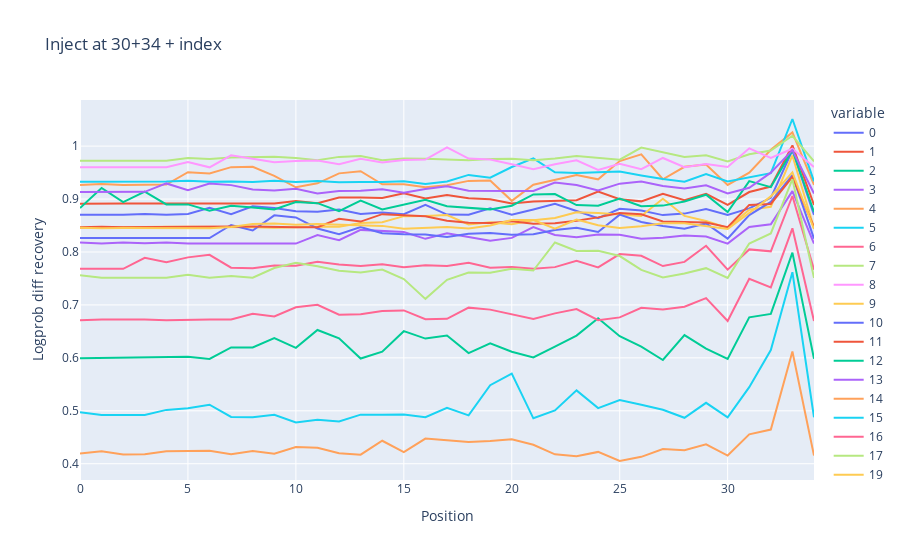
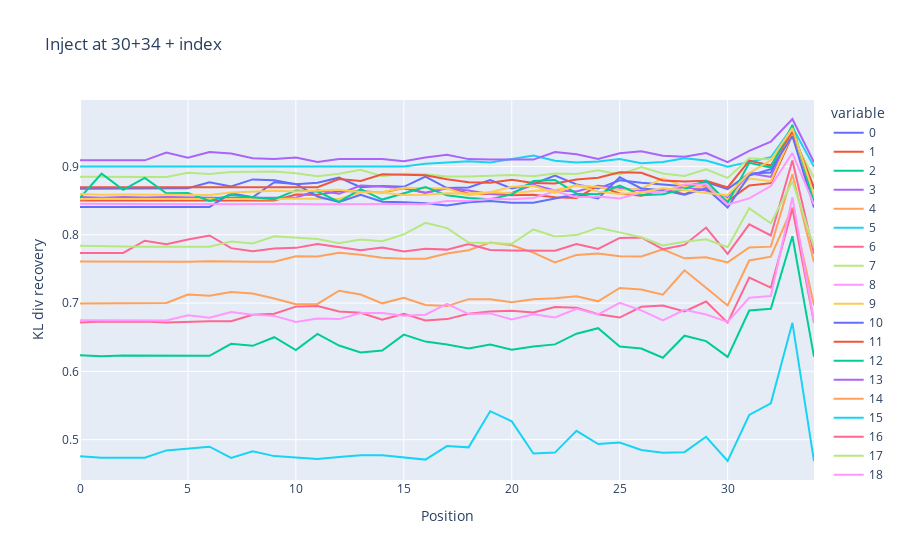

The notebook cell saved with these charts, in order:
### Markdown cell above
### Inject 30+34 + one other pos

### Code cell
one_30_34_masks = t.eye(input_tokens.shape[1]).bool()
one_30_34_masks[:, 30] = True
one_30_34_masks[:, 34] = True
lpd_recoveries = get_recoveries_per_mask(one_30_34_masks, get_logprob_diff_recovery)
kld_recoveries = get_recoveries_per_mask(one_30_34_masks, get_kl_div_recovery)

title = "Inject at 30+34 + index"
fig = px.line(lpd_recoveries, title=title)
fig.update_layout(
    xaxis_title="Position",
    yaxis_title="Logprob diff recovery",
)
# Hide outlier batch
fig.for_each_trace(lambda trace: trace.update(visible=False) if trace.name == "18" else ())
fig.show()

fig = px.line(kld_recoveries, title=title)
fig.update_layout(
    xaxis_title="Position",
    yaxis_title="KL div recovery",
)

### Figure 1 — Plotly figure (JSON) as saved in the notebook; plotly's stock layout.template omitted (floating-point values rounded to 4 significant figures)
{"data": [{"hovertemplate": "variable=0<br>index=%{x}<br>value=%{y}<extra></extra>", "legendgroup": "0", "line": {"color": "#636efa", "dash": "solid"}, "marker": {"symbol": "circle"}, "mode": "lines", "name": "0", "orientation": "v", "showlegend": true, "type": "scatter", "x": [0, 1, 2, 3, 4, 5, 6, 7, 8, 9, 10, 11, 12, 13, 14, 15, 16, 17, 18, 19, 20, 21, 22, 23, 24, 25, 26, 27, 28, 29, 30, 31, 32, 33, 34], "xaxis": "x", "y": [0.8703, 0.8704, 0.8702, 0.8718, 0.8705, 0.8719, 0.8835, 0.8712, 0.8862, 0.8829, 0.8768, 0.8762, 0.88, 0.8716, 0.8747, 0.8715, 0.8889, 0.8707, 0.8703, 0.8825, 0.8703, 0.8804, 0.8911, 0.8775, 0.864, 0.8816, 0.8785, 0.8697, 0.8725, 0.881, 0.8701, 0.8824, 0.9024, 0.9921, 0.8701], "yaxis": "y"}, {"hovertemplate": "variable=1<br>index=%{x}<br>value=%{y}<extra></extra>", "legendgroup": "1", "line": {"color": "#EF553B", "dash": "solid"}, "marker": {"symbol": "circle"}, "mode": "lines", "name": "1", "orientation": "v", "showlegend": true, "type": "scatter", "x": [0, 1, 2, 3, 4, 5, 6, 7, 8, 9, 10, 11, 12, 13, 14, 15, 16, 17, 18, 19, 20, 21, 22, 23, 24, 25, 26, 27, 28, 29, 30, 31, 32, 33, 34], "xaxis": "x", "y": [0.8911, 0.8921, 0.8917, 0.8917, 0.8915, 0.8917, 0.8917, 0.8914, 0.8917, 0.8917, 0.8965, 0.8921, 0.9029, 0.9028, 0.9019, 0.911, 0.901, 0.9076, 0.9014, 0.8996, 0.8916, 0.8952, 0.8958, 0.8978, 0.914, 0.8996, 0.8956, 0.9101, 0.898, 0.91, 0.8888, 0.9132, 0.9236, 1.001, 0.8888], "yaxis": "y"}, {"hovertemplate": "variable=2<br>index=%{x}<br>value=%{y}<extra></extra>", "legendgroup": "2", "line": {"color": "#00cc96", "dash": "solid"}, "marker": {"symbol": "circle"}, "mode": "lines", "name": "2", "orientation": "v", "showlegend": true, "type": "scatter", "x": [0, 1, 2, 3, 4, 5, 6, 7, 8, 9, 10, 11, 12, 13, 14, 15, 16, 17, 18, 19, 20, 21, 22, 23, 24, 25, 26, 27, 28, 29, 30, 31, 32, 33, 34], "xaxis": "x", "y": [0.5993, 0.5997, 0.6005, 0.6005, 0.6006, 0.6022, 0.598, 0.6196, 0.6198, 0.6374, 0.6189, 0.6527, 0.6368, 0.5987, 0.6118, 0.6504, 0.6364, 0.6422, 0.609, 0.6275, 0.6117, 0.6008, 0.6212, 0.6421, 0.6748, 0.641, 0.6212, 0.596, 0.643, 0.6173, 0.5981, 0.6766, 0.683, 0.7989, 0.5981], "yaxis": "y"}, {"hovertemplate": "variable=3<br>index=%{x}<br>value=%{y}<extra></extra>", "legendgroup": "3", "line": {"color": "#ab63fa", "dash": "solid"}, "marker": {"symbol": "circle"}, "mode": "lines", "name": "3", "orientation": "v", "showlegend": true, "type": "scatter", "x": [0, 1, 2, 3, 4, 5, 6, 7, 8, 9, 10, 11, 12, 13, 14, 15, 16, 17, 18, 19, 20, 21, 22, 23, 24, 25, 26, 27, 28, 29, 30, 31, 32, 33, 34], "xaxis": "x", "y": [0.8177, 0.8159, 0.8178, 0.8164, 0.8178, 0.8159, 0.8161, 0.8161, 0.8162, 0.8159, 0.8159, 0.8319, 0.8222, 0.8418, 0.8394, 0.8379, 0.8249, 0.8352, 0.8282, 0.8213, 0.8266, 0.847, 0.8321, 0.8279, 0.833, 0.8323, 0.8251, 0.827, 0.8309, 0.8292, 0.8158, 0.8472, 0.8524, 0.915, 0.8158], "yaxis": "y"}, {"hovertemplate": "variable=4<br>index=%{x}<br>value=%{y}<extra></extra>", "legendgroup": "4", "line": {"color": "#FFA15A", "dash": "solid"}, "marker": {"symbol": "circle"}, "mode": "lines", "name": "4", "orientation": "v", "showlegend": true, "type": "scatter", "x": [0, 1, 2, 3, 4, 5, 6, 7, 8, 9, 10, 11, 12, 13, 14, 15, 16, 17, 18, 19, 20, 21, 22, 23, 24, 25, 26, 27, 28, 29, 30, 31, 32, 33, 34], "xaxis": "x", "y": [0.9265, 0.9284, 0.9266, 0.9263, 0.9274, 0.9506, 0.9484, 0.9603, 0.9608, 0.9438, 0.9222, 0.9297, 0.9485, 0.9526, 0.9278, 0.9279, 0.9221, 0.9261, 0.9343, 0.9349, 0.8966, 0.9271, 0.9357, 0.9454, 0.9372, 0.9717, 0.9845, 0.9374, 0.9609, 0.965, 0.9267, 0.9498, 0.993, 1.026, 0.9267], "yaxis": "y"}, {"hovertemplate": "variable=5<br>index=%{x}<br>value=%{y}<extra></extra>", "legendgroup": "5", "line": {"color": "#19d3f3", "dash": "solid"}, "marker": {"symbol": "circle"}, "mode": "lines", "name": "5", "orientation": "v", "showlegend": true, "type": "scatter", "x": [0, 1, 2, 3, 4, 5, 6, 7, 8, 9, 10, 11, 12, 13, 14, 15, 16, 17, 18, 19, 20, 21, 22, 23, 24, 25, 26, 27, 28, 29, 30, 31, 32, 33, 34], "xaxis": "x", "y": [0.9327, 0.9326, 0.9328, 0.9319, 0.9333, 0.9344, 0.9325, 0.9331, 0.9323, 0.9344, 0.9322, 0.9341, 0.9319, 0.932, 0.9321, 0.9338, 0.9287, 0.9333, 0.9456, 0.9404, 0.9605, 0.977, 0.9505, 0.9492, 0.9513, 0.9522, 0.9446, 0.9379, 0.9329, 0.9471, 0.9334, 0.9414, 0.9488, 1.051, 0.9334], "yaxis": "y"}, {"hovertemplate": "variable=6<br>index=%{x}<br>value=%{y}<extra></extra>", "legendgroup": "6", "line": {"color": "#FF6692", "dash": "solid"}, "marker": {"symbol": "circle"}, "mode": "lines", "name": "6", "orientation": "v", "showlegend": true, "type": "scatter", "x": [0, 1, 2, 3, 4, 5, 6, 7, 8, 9, 10, 11, 12, 13, 14, 15, 16, 17, 18, 19, 20, 21, 22, 23, 24, 25, 26, 27, 28, 29, 30, 31, 32, 33, 34], "xaxis": "x", "y": [0.6709, 0.6727, 0.6726, 0.6725, 0.6711, 0.6722, 0.6725, 0.6725, 0.6833, 0.6783, 0.6954, 0.7001, 0.6814, 0.6823, 0.6883, 0.6896, 0.6731, 0.6738, 0.6949, 0.6911, 0.6819, 0.6735, 0.684, 0.6922, 0.6712, 0.6765, 0.6946, 0.6913, 0.6966, 0.7128, 0.6697, 0.7493, 0.7332, 0.8447, 0.6697], "yaxis": "y"}, {"hovertemplate": "variable=7<br>index=%{x}<br>value=%{y}<extra></extra>", "legendgroup": "7", "line": {"color": "#B6E880", "dash": "solid"}, "marker": {"symbol": "circle"}, "mode": "lines", "name": "7", "orientation": "v", "showlegend": true, "type": "scatter", "x": [0, 1, 2, 3, 4, 5, 6, 7, 8, 9, 10, 11, 12, 13, 14, 15, 16, 17, 18, 19, 20, 21, 22, 23, 24, 25, 26, 27, 28, 29, 30, 31, 32, 33, 34], "xaxis": "x", "y": [0.9724, 0.9726, 0.9724, 0.9725, 0.9725, 0.9777, 0.9755, 0.9787, 0.9797, 0.9798, 0.9775, 0.9731, 0.9797, 0.9813, 0.9733, 0.9768, 0.9761, 0.9749, 0.9734, 0.9756, 0.9761, 0.9734, 0.9766, 0.9814, 0.9786, 0.9744, 0.9971, 0.9876, 0.9793, 0.9827, 0.9711, 0.9847, 0.9915, 1.02, 0.9711], "yaxis": "y"}, {"hovertemplate": "variable=8<br>index=%{x}<br>value=%{y}<extra></extra>", "legendgroup": "8", "line": {"color": "#FF97FF", "dash": "solid"}, "marker": {"symbol": "circle"}, "mode": "lines", "name": "8", "orientation": "v", "showlegend": true, "type": "scatter", "x": [0, 1, 2, 3, 4, 5, 6, 7, 8, 9, 10, 11, 12, 13, 14, 15, 16, 17, 18, 19, 20, 21, 22, 23, 24, 25, 26, 27, 28, 29, 30, 31, 32, 33, 34], "xaxis": "x", "y": [0.9601, 0.9601, 0.9601, 0.96, 0.9601, 0.97, 0.96, 0.9826, 0.9764, 0.9696, 0.9721, 0.9726, 0.9657, 0.9761, 0.9692, 0.9738, 0.9745, 0.9977, 0.9764, 0.9746, 0.9658, 0.9562, 0.9657, 0.9731, 0.9549, 0.9665, 0.9563, 0.9776, 0.96, 0.9663, 0.9605, 0.9959, 0.9776, 0.9951, 0.9605], "yaxis": "y"}, {"hovertemplate": "variable=9<br>index=%{x}<br>value=%{y}<extra></extra>", "legendgroup": "9", "line": {"color": "#FECB52", "dash": "solid"}, "marker": {"symbol": "circle"}, "mode": "lines", "name": "9", "orientation": "v", "showlegend": true, "type": "scatter", "x": [0, 1, 2, 3, 4, 5, 6, 7, 8, 9, 10, 11, 12, 13, 14, 15, 16, 17, 18, 19, 20, 21, 22, 23, 24, 25, 26, 27, 28, 29, 30, 31, 32, 33, 34], "xaxis": "x", "y": [0.8459, 0.8467, 0.8465, 0.8475, 0.8476, 0.8475, 0.8476, 0.8477, 0.8466, 0.846, 0.847, 0.8475, 0.8477, 0.8547, 0.856, 0.8677, 0.8679, 0.8698, 0.852, 0.8561, 0.8524, 0.8599, 0.8643, 0.8749, 0.8738, 0.8714, 0.8678, 0.9004, 0.8681, 0.8587, 0.8453, 0.8798, 0.8853, 0.9823, 0.8453], "yaxis": "y"}, {"hovertemplate": "variable=10<br>index=%{x}<br>value=%{y}<extra></extra>", "legendgroup": "10", "line": {"color": "#636efa", "dash": "solid"}, "marker": {"symbol": "circle"}, "mode": "lines", "name": "10", "orientation": "v", "showlegend": true, "type": "scatter", "x": [0, 1, 2, 3, 4, 5, 6, 7, 8, 9, 10, 11, 12, 13, 14, 15, 16, 17, 18, 19, 20, 21, 22, 23, 24, 25, 26, 27, 28, 29, 30, 31, 32, 33, 34], "xaxis": "x", "y": [0.8265, 0.8265, 0.8264, 0.8263, 0.8264, 0.8265, 0.8264, 0.851, 0.8405, 0.8693, 0.8654, 0.8444, 0.8337, 0.8471, 0.8355, 0.8334, 0.8329, 0.8283, 0.8345, 0.8358, 0.8325, 0.8336, 0.8414, 0.8458, 0.8378, 0.8705, 0.8565, 0.8491, 0.8439, 0.854, 0.8253, 0.8697, 0.8945, 0.9452, 0.8253], "yaxis": "y"}, {"hovertemplate": "variable=11<br>index=%{x}<br>value=%{y}<extra></extra>", "legendgroup": "11", "line": {"color": "#EF553B", "dash": "solid"}, "marker": {"symbol": "circle"}, "mode": "lines", "name": "11", "orientation": "v", "showlegend": true, "type": "scatter", "x": [0, 1, 2, 3, 4, 5, 6, 7, 8, 9, 10, 11, 12, 13, 14, 15, 16, 17, 18, 19, 20, 21, 22, 23, 24, 25, 26, 27, 28, 29, 30, 31, 32, 33, 34], "xaxis": "x", "y": [0.8469, 0.8477, 0.8469, 0.8469, 0.8469, 0.8469, 0.8469, 0.848, 0.848, 0.8471, 0.8469, 0.8469, 0.8626, 0.8574, 0.8715, 0.8696, 0.8675, 0.859, 0.8553, 0.8549, 0.8582, 0.8535, 0.8542, 0.8591, 0.8654, 0.8737, 0.8713, 0.8576, 0.8562, 0.8557, 0.8469, 0.8889, 0.8908, 0.9418, 0.8469], "yaxis": "y"}, {"hovertemplate": "variable=12<br>index=%{x}<br>value=%{y}<extra></extra>", "legendgroup": "12", "line": {"color": "#00cc96", "dash": "solid"}, "marker": {"symbol": "circle"}, "mode": "lines", "name": "12", "orientation": "v", "showlegend": true, "type": "scatter", "x": [0, 1, 2, 3, 4, 5, 6, 7, 8, 9, 10, 11, 12, 13, 14, 15, 16, 17, 18, 19, 20, 21, 22, 23, 24, 25, 26, 27, 28, 29, 30, 31, 32, 33, 34], "xaxis": "x", "y": [0.8829, 0.9209, 0.8941, 0.9139, 0.8899, 0.8899, 0.878, 0.8875, 0.8841, 0.8804, 0.8945, 0.8922, 0.8769, 0.8971, 0.8805, 0.8889, 0.8987, 0.8863, 0.8828, 0.8805, 0.8874, 0.9087, 0.9094, 0.8886, 0.8874, 0.9009, 0.8864, 0.8876, 0.8953, 0.9083, 0.8756, 0.9338, 0.9225, 0.9927, 0.8756], "yaxis": "y"}, {"hovertemplate": "variable=13<br>index=%{x}<br>value=%{y}<extra></extra>", "legendgroup": "13", "line": {"color": "#ab63fa", "dash": "solid"}, "marker": {"symbol": "circle"}, "mode": "lines", "name": "13", "orientation": "v", "showlegend": true, "type": "scatter", "x": [0, 1, 2, 3, 4, 5, 6, 7, 8, 9, 10, 11, 12, 13, 14, 15, 16, 17, 18, 19, 20, 21, 22, 23, 24, 25, 26, 27, 28, 29, 30, 31, 32, 33, 34], "xaxis": "x", "y": [0.9134, 0.9135, 0.9136, 0.9136, 0.9295, 0.9169, 0.9292, 0.9263, 0.9181, 0.916, 0.9194, 0.9106, 0.9152, 0.9158, 0.9184, 0.9118, 0.9188, 0.924, 0.9159, 0.915, 0.915, 0.9152, 0.9312, 0.9265, 0.916, 0.9291, 0.9331, 0.9246, 0.9198, 0.926, 0.9105, 0.9214, 0.9499, 0.9924, 0.9105], "yaxis": "y"}, {"hovertemplate": "variable=14<br>index=%{x}<br>value=%{y}<extra></extra>", "legendgroup": "14", "line": {"color": "#FFA15A", "dash": "solid"}, "marker": {"symbol": "circle"}, "mode": "lines", "name": "14", "orientation": "v", "showlegend": true, "type": "scatter", "x": [0, 1, 2, 3, 4, 5, 6, 7, 8, 9, 10, 11, 12, 13, 14, 15, 16, 17, 18, 19, 20, 21, 22, 23, 24, 25, 26, 27, 28, 29, 30, 31, 32, 33, 34], "xaxis": "x", "y": [0.4194, 0.4234, 0.4177, 0.4179, 0.4235, 0.4238, 0.4243, 0.4179, 0.424, 0.4188, 0.4316, 0.4302, 0.4196, 0.4171, 0.4434, 0.4219, 0.4476, 0.4441, 0.4412, 0.4429, 0.4462, 0.4358, 0.4177, 0.4143, 0.4223, 0.4051, 0.413, 0.4278, 0.4255, 0.4366, 0.4154, 0.4554, 0.4645, 0.612, 0.4154], "yaxis": "y"}, {"hovertemplate": "variable=15<br>index=%{x}<br>value=%{y}<extra></extra>", "legendgroup": "15", "line": {"color": "#19d3f3", "dash": "solid"}, "marker": {"symbol": "circle"}, "mode": "lines", "name": "15", "orientation": "v", "showlegend": true, "type": "scatter", "x": [0, 1, 2, 3, 4, 5, 6, 7, 8, 9, 10, 11, 12, 13, 14, 15, 16, 17, 18, 19, 20, 21, 22, 23, 24, 25, 26, 27, 28, 29, 30, 31, 32, 33, 34], "xaxis": "x", "y": [0.4972, 0.4921, 0.4922, 0.4921, 0.5017, 0.505, 0.5115, 0.4885, 0.4877, 0.4926, 0.4779, 0.4831, 0.4798, 0.4927, 0.4925, 0.493, 0.4877, 0.5057, 0.4913, 0.5483, 0.5704, 0.4858, 0.5008, 0.5386, 0.5051, 0.5201, 0.5113, 0.5021, 0.4867, 0.5151, 0.4878, 0.5447, 0.6147, 0.7619, 0.4878], "yaxis": "y"}, {"hovertemplate": "variable=16<br>index=%{x}<br>value=%{y}<extra></extra>", "legendgroup": "16", "line": {"color": "#FF6692", "dash": "solid"}, "marker": {"symbol": "circle"}, "mode": "lines", "name": "16", "orientation": "v", "showlegend": true, "type": "scatter", "x": [0, 1, 2, 3, 4, 5, 6, 7, 8, 9, 10, 11, 12, 13, 14, 15, 16, 17, 18, 19, 20, 21, 22, 23, 24, 25, 26, 27, 28, 29, 30, 31, 32, 33, 34], "xaxis": "x", "y": [0.7682, 0.7683, 0.7682, 0.7891, 0.7809, 0.7898, 0.7947, 0.7703, 0.7694, 0.7745, 0.7742, 0.7817, 0.7765, 0.7734, 0.777, 0.771, 0.7749, 0.7738, 0.7796, 0.7701, 0.7718, 0.7686, 0.7714, 0.7834, 0.771, 0.796, 0.7927, 0.7734, 0.7813, 0.8117, 0.7666, 0.8049, 0.8012, 0.9058, 0.7666], "yaxis": "y"}, {"hovertemplate": "variable=17<br>index=%{x}<br>value=%{y}<extra></extra>", "legendgroup": "17", "line": {"color": "#B6E880", "dash": "solid"}, "marker": {"symbol": "circle"}, "mode": "lines", "name": "17", "orientation": "v", "showlegend": true, "type": "scatter", "x": [0, 1, 2, 3, 4, 5, 6, 7, 8, 9, 10, 11, 12, 13, 14, 15, 16, 17, 18, 19, 20, 21, 22, 23, 24, 25, 26, 27, 28, 29, 30, 31, 32, 33, 34], "xaxis": "x", "y": [0.7563, 0.7512, 0.7513, 0.7513, 0.7514, 0.7571, 0.7514, 0.7545, 0.7515, 0.7697, 0.7796, 0.773, 0.7647, 0.7614, 0.7668, 0.7487, 0.7114, 0.7474, 0.7613, 0.7607, 0.7682, 0.765, 0.818, 0.802, 0.8024, 0.7923, 0.7661, 0.7519, 0.7594, 0.7694, 0.7511, 0.8161, 0.835, 0.9376, 0.7511], "yaxis": "y"}, {"hovertemplate": "variable=18<br>index=%{x}<br>value=%{y}<extra></extra>", "legendgroup": "18", "line": {"color": "#FF97FF", "dash": "solid"}, "marker": {"symbol": "circle"}, "mode": "lines", "name": "18", "orientation": "v", "showlegend": true, "type": "scatter", "visible": false, "x": [0, 1, 2, 3, 4, 5, 6, 7, 8, 9, 10, 11, 12, 13, 14, 15, 16, 17, 18, 19, 20, 21, 22, 23, 24, 25, 26, 27, 28, 29, 30, 31, 32, 33, 34], "xaxis": "x", "y": [-14.05, -13.97, -14.02, -13.91, -13.93, -13.91, -13.94, -14.06, -13.97, -14.03, -14.0, -13.97, -14.07, -13.94, -13.94, -14.06, -13.91, -14.32, -13.97, -14.61, -14.79, -15.58, -12.78, -16.27, -15.15, -15.01, -15.56, -16.58, -14.72, -15.66, -13.93, -15.05, -11.93, -4.673, -13.93], "yaxis": "y"}, {"hovertemplate": "variable=19<br>index=%{x}<br>value=%{y}<extra></extra>", "legendgroup": "19", "line": {"color": "#FECB52", "dash": "solid"}, "marker": {"symbol": "circle"}, "mode": "lines", "name": "19", "orientation": "v", "showlegend": true, "type": "scatter", "x": [0, 1, 2, 3, 4, 5, 6, 7, 8, 9, 10, 11, 12, 13, 14, 15, 16, 17, 18, 19, 20, 21, 22, 23, 24, 25, 26, 27, 28, 29, 30, 31, 32, 33, 34], "xaxis": "x", "y": [0.8457, 0.8446, 0.8451, 0.845, 0.8443, 0.8452, 0.845, 0.8474, 0.853, 0.8536, 0.8512, 0.853, 0.8521, 0.8499, 0.8493, 0.8438, 0.8451, 0.8472, 0.8443, 0.8499, 0.8605, 0.8604, 0.8441, 0.8614, 0.8506, 0.8455, 0.8485, 0.8544, 0.8542, 0.8485, 0.8435, 0.8736, 0.905, 0.9504, 0.8435], "yaxis": "y"}], "layout": {"legend": {"title": {"text": "variable"}, "tracegroupgap": 0}, "title": {"text": "Inject at 30+34 + index"}, "xaxis": {"anchor": "y", "domain": [0, 1], "title": {"text": "Position"}}, "yaxis": {"anchor": "x", "domain": [0, 1], "title": {"text": "Logprob diff recovery"}}}}

### Figure 2 — Plotly figure (JSON) as saved in the notebook; plotly's stock layout.template omitted (floating-point values rounded to 4 significant figures)
{"data": [{"hovertemplate": "variable=0<br>index=%{x}<br>value=%{y}<extra></extra>", "legendgroup": "0", "line": {"color": "#636efa", "dash": "solid"}, "marker": {"symbol": "circle"}, "mode": "lines", "name": "0", "orientation": "v", "showlegend": true, "type": "scatter", "x": [0, 1, 2, 3, 4, 5, 6, 7, 8, 9, 10, 11, 12, 13, 14, 15, 16, 17, 18, 19, 20, 21, 22, 23, 24, 25, 26, 27, 28, 29, 30, 31, 32, 33, 34], "xaxis": "x", "y": [0.8675, 0.8675, 0.8674, 0.8681, 0.8675, 0.8681, 0.8768, 0.8706, 0.8811, 0.8799, 0.8741, 0.8763, 0.8836, 0.8696, 0.8714, 0.8702, 0.8852, 0.8684, 0.8691, 0.8801, 0.8679, 0.8744, 0.8868, 0.8738, 0.8676, 0.8798, 0.8762, 0.8733, 0.8712, 0.8774, 0.867, 0.8897, 0.8912, 0.9484, 0.867], "yaxis": "y"}, {"hovertemplate": "variable=1<br>index=%{x}<br>value=%{y}<extra></extra>", "legendgroup": "1", "line": {"color": "#EF553B", "dash": "solid"}, "marker": {"symbol": "circle"}, "mode": "lines", "name": "1", "orientation": "v", "showlegend": true, "type": "scatter", "x": [0, 1, 2, 3, 4, 5, 6, 7, 8, 9, 10, 11, 12, 13, 14, 15, 16, 17, 18, 19, 20, 21, 22, 23, 24, 25, 26, 27, 28, 29, 30, 31, 32, 33, 34], "xaxis": "x", "y": [0.8502, 0.8503, 0.8504, 0.8504, 0.8502, 0.8504, 0.8504, 0.8503, 0.8504, 0.8504, 0.8589, 0.8587, 0.8637, 0.8638, 0.8618, 0.8686, 0.8616, 0.8688, 0.8604, 0.8598, 0.858, 0.8585, 0.8549, 0.854, 0.8716, 0.8606, 0.8572, 0.8666, 0.8592, 0.8727, 0.8492, 0.8723, 0.8756, 0.946, 0.8492], "yaxis": "y"}, {"hovertemplate": "variable=2<br>index=%{x}<br>value=%{y}<extra></extra>", "legendgroup": "2", "line": {"color": "#00cc96", "dash": "solid"}, "marker": {"symbol": "circle"}, "mode": "lines", "name": "2", "orientation": "v", "showlegend": true, "type": "scatter", "x": [0, 1, 2, 3, 4, 5, 6, 7, 8, 9, 10, 11, 12, 13, 14, 15, 16, 17, 18, 19, 20, 21, 22, 23, 24, 25, 26, 27, 28, 29, 30, 31, 32, 33, 34], "xaxis": "x", "y": [0.6234, 0.6221, 0.6232, 0.6231, 0.6231, 0.6238, 0.6227, 0.6402, 0.6374, 0.65, 0.6312, 0.6548, 0.6378, 0.6277, 0.6306, 0.6538, 0.6436, 0.6392, 0.6335, 0.6392, 0.6318, 0.6365, 0.6395, 0.6551, 0.6632, 0.6364, 0.6335, 0.6199, 0.6522, 0.6443, 0.6212, 0.6891, 0.6917, 0.7978, 0.6212], "yaxis": "y"}, {"hovertemplate": "variable=3<br>index=%{x}<br>value=%{y}<extra></extra>", "legendgroup": "3", "line": {"color": "#ab63fa", "dash": "solid"}, "marker": {"symbol": "circle"}, "mode": "lines", "name": "3", "orientation": "v", "showlegend": true, "type": "scatter", "x": [0, 1, 2, 3, 4, 5, 6, 7, 8, 9, 10, 11, 12, 13, 14, 15, 16, 17, 18, 19, 20, 21, 22, 23, 24, 25, 26, 27, 28, 29, 30, 31, 32, 33, 34], "xaxis": "x", "y": [0.8553, 0.8543, 0.8552, 0.8545, 0.8552, 0.8543, 0.8543, 0.8543, 0.8545, 0.8543, 0.8543, 0.8652, 0.86, 0.8722, 0.8708, 0.868, 0.8612, 0.868, 0.8649, 0.8598, 0.8611, 0.8732, 0.865, 0.8633, 0.8719, 0.8687, 0.8644, 0.8642, 0.87, 0.8647, 0.854, 0.8901, 0.8848, 0.9481, 0.854], "yaxis": "y"}, {"hovertemplate": "variable=4<br>index=%{x}<br>value=%{y}<extra></extra>", "legendgroup": "4", "line": {"color": "#FFA15A", "dash": "solid"}, "marker": {"symbol": "circle"}, "mode": "lines", "name": "4", "orientation": "v", "showlegend": true, "type": "scatter", "x": [0, 1, 2, 3, 4, 5, 6, 7, 8, 9, 10, 11, 12, 13, 14, 15, 16, 17, 18, 19, 20, 21, 22, 23, 24, 25, 26, 27, 28, 29, 30, 31, 32, 33, 34], "xaxis": "x", "y": [0.6992, 0.6996, 0.6992, 0.6996, 0.7, 0.7125, 0.7106, 0.716, 0.7141, 0.7066, 0.6983, 0.6987, 0.7181, 0.7124, 0.6996, 0.7078, 0.6971, 0.6956, 0.7058, 0.7057, 0.7012, 0.7056, 0.7071, 0.7101, 0.7025, 0.722, 0.7197, 0.7123, 0.7479, 0.7225, 0.6965, 0.7623, 0.768, 0.8399, 0.6965], "yaxis": "y"}, {"hovertemplate": "variable=5<br>index=%{x}<br>value=%{y}<extra></extra>", "legendgroup": "5", "line": {"color": "#19d3f3", "dash": "solid"}, "marker": {"symbol": "circle"}, "mode": "lines", "name": "5", "orientation": "v", "showlegend": true, "type": "scatter", "x": [0, 1, 2, 3, 4, 5, 6, 7, 8, 9, 10, 11, 12, 13, 14, 15, 16, 17, 18, 19, 20, 21, 22, 23, 24, 25, 26, 27, 28, 29, 30, 31, 32, 33, 34], "xaxis": "x", "y": [0.8999, 0.9002, 0.8999, 0.9, 0.9004, 0.9002, 0.9, 0.9, 0.8998, 0.9002, 0.9002, 0.9002, 0.8999, 0.9003, 0.9002, 0.9001, 0.9039, 0.9055, 0.9075, 0.9059, 0.9106, 0.916, 0.9083, 0.9057, 0.9074, 0.911, 0.9046, 0.9066, 0.9122, 0.9087, 0.8997, 0.9068, 0.9136, 0.9577, 0.8997], "yaxis": "y"}, {"hovertemplate": "variable=6<br>index=%{x}<br>value=%{y}<extra></extra>", "legendgroup": "6", "line": {"color": "#FF6692", "dash": "solid"}, "marker": {"symbol": "circle"}, "mode": "lines", "name": "6", "orientation": "v", "showlegend": true, "type": "scatter", "x": [0, 1, 2, 3, 4, 5, 6, 7, 8, 9, 10, 11, 12, 13, 14, 15, 16, 17, 18, 19, 20, 21, 22, 23, 24, 25, 26, 27, 28, 29, 30, 31, 32, 33, 34], "xaxis": "x", "y": [0.6716, 0.6731, 0.6727, 0.6729, 0.6716, 0.673, 0.6733, 0.6732, 0.683, 0.6845, 0.6948, 0.6958, 0.6876, 0.6857, 0.6757, 0.6842, 0.6746, 0.6765, 0.6842, 0.6876, 0.6888, 0.6861, 0.6942, 0.6931, 0.6835, 0.6788, 0.6946, 0.6964, 0.6878, 0.7023, 0.6713, 0.7375, 0.7225, 0.8382, 0.6713], "yaxis": "y"}, {"hovertemplate": "variable=7<br>index=%{x}<br>value=%{y}<extra></extra>", "legendgroup": "7", "line": {"color": "#B6E880", "dash": "solid"}, "marker": {"symbol": "circle"}, "mode": "lines", "name": "7", "orientation": "v", "showlegend": true, "type": "scatter", "x": [0, 1, 2, 3, 4, 5, 6, 7, 8, 9, 10, 11, 12, 13, 14, 15, 16, 17, 18, 19, 20, 21, 22, 23, 24, 25, 26, 27, 28, 29, 30, 31, 32, 33, 34], "xaxis": "x", "y": [0.8849, 0.8848, 0.8847, 0.8847, 0.8847, 0.891, 0.8891, 0.8919, 0.8921, 0.8925, 0.8902, 0.8856, 0.8894, 0.8952, 0.8857, 0.8893, 0.8885, 0.8855, 0.8853, 0.8868, 0.8876, 0.8858, 0.8896, 0.889, 0.8944, 0.8882, 0.8992, 0.8896, 0.8863, 0.8958, 0.8833, 0.9119, 0.9103, 0.9425, 0.8833], "yaxis": "y"}, {"hovertemplate": "variable=8<br>index=%{x}<br>value=%{y}<extra></extra>", "legendgroup": "8", "line": {"color": "#FF97FF", "dash": "solid"}, "marker": {"symbol": "circle"}, "mode": "lines", "name": "8", "orientation": "v", "showlegend": true, "type": "scatter", "x": [0, 1, 2, 3, 4, 5, 6, 7, 8, 9, 10, 11, 12, 13, 14, 15, 16, 17, 18, 19, 20, 21, 22, 23, 24, 25, 26, 27, 28, 29, 30, 31, 32, 33, 34], "xaxis": "x", "y": [0.675, 0.6748, 0.6745, 0.6745, 0.6745, 0.6823, 0.6786, 0.6868, 0.6827, 0.6812, 0.6724, 0.6772, 0.6765, 0.6854, 0.6853, 0.6815, 0.6829, 0.6989, 0.6839, 0.6849, 0.6761, 0.6836, 0.6789, 0.6916, 0.6834, 0.7003, 0.6893, 0.6746, 0.69, 0.6833, 0.6725, 0.7078, 0.7103, 0.8546, 0.6725], "yaxis": "y"}, {"hovertemplate": "variable=9<br>index=%{x}<br>value=%{y}<extra></extra>", "legendgroup": "9", "line": {"color": "#FECB52", "dash": "solid"}, "marker": {"symbol": "circle"}, "mode": "lines", "name": "9", "orientation": "v", "showlegend": true, "type": "scatter", "x": [0, 1, 2, 3, 4, 5, 6, 7, 8, 9, 10, 11, 12, 13, 14, 15, 16, 17, 18, 19, 20, 21, 22, 23, 24, 25, 26, 27, 28, 29, 30, 31, 32, 33, 34], "xaxis": "x", "y": [0.8521, 0.8528, 0.8522, 0.8526, 0.8526, 0.8526, 0.8525, 0.8525, 0.8522, 0.852, 0.8529, 0.8525, 0.8525, 0.8618, 0.8628, 0.8687, 0.8684, 0.8676, 0.858, 0.8622, 0.8607, 0.8642, 0.8656, 0.8722, 0.87, 0.8657, 0.8674, 0.8823, 0.8707, 0.8691, 0.8518, 0.8823, 0.8783, 0.9494, 0.8518], "yaxis": "y"}, {"hovertemplate": "variable=10<br>index=%{x}<br>value=%{y}<extra></extra>", "legendgroup": "10", "line": {"color": "#636efa", "dash": "solid"}, "marker": {"symbol": "circle"}, "mode": "lines", "name": "10", "orientation": "v", "showlegend": true, "type": "scatter", "x": [0, 1, 2, 3, 4, 5, 6, 7, 8, 9, 10, 11, 12, 13, 14, 15, 16, 17, 18, 19, 20, 21, 22, 23, 24, 25, 26, 27, 28, 29, 30, 31, 32, 33, 34], "xaxis": "x", "y": [0.8408, 0.8409, 0.8408, 0.8408, 0.8408, 0.8408, 0.8408, 0.8609, 0.855, 0.8769, 0.8744, 0.856, 0.8481, 0.8587, 0.8483, 0.8475, 0.8462, 0.8427, 0.8478, 0.8496, 0.8469, 0.8469, 0.8535, 0.8592, 0.8533, 0.8842, 0.8678, 0.8652, 0.8585, 0.8682, 0.8399, 0.8868, 0.896, 0.9447, 0.8399], "yaxis": "y"}, {"hovertemplate": "variable=11<br>index=%{x}<br>value=%{y}<extra></extra>", "legendgroup": "11", "line": {"color": "#EF553B", "dash": "solid"}, "marker": {"symbol": "circle"}, "mode": "lines", "name": "11", "orientation": "v", "showlegend": true, "type": "scatter", "x": [0, 1, 2, 3, 4, 5, 6, 7, 8, 9, 10, 11, 12, 13, 14, 15, 16, 17, 18, 19, 20, 21, 22, 23, 24, 25, 26, 27, 28, 29, 30, 31, 32, 33, 34], "xaxis": "x", "y": [0.8696, 0.87, 0.8696, 0.8696, 0.8696, 0.8696, 0.8696, 0.8704, 0.8704, 0.8699, 0.8696, 0.8696, 0.8817, 0.8787, 0.8887, 0.8875, 0.8871, 0.8812, 0.877, 0.8763, 0.8806, 0.8759, 0.8751, 0.8809, 0.8835, 0.8916, 0.8909, 0.8795, 0.8779, 0.879, 0.8692, 0.9086, 0.9014, 0.9508, 0.8692], "yaxis": "y"}, {"hovertemplate": "variable=12<br>index=%{x}<br>value=%{y}<extra></extra>", "legendgroup": "12", "line": {"color": "#00cc96", "dash": "solid"}, "marker": {"symbol": "circle"}, "mode": "lines", "name": "12", "orientation": "v", "showlegend": true, "type": "scatter", "x": [0, 1, 2, 3, 4, 5, 6, 7, 8, 9, 10, 11, 12, 13, 14, 15, 16, 17, 18, 19, 20, 21, 22, 23, 24, 25, 26, 27, 28, 29, 30, 31, 32, 33, 34], "xaxis": "x", "y": [0.8541, 0.8896, 0.8659, 0.8832, 0.8607, 0.8613, 0.8495, 0.8582, 0.8551, 0.852, 0.8649, 0.8634, 0.8481, 0.8668, 0.8516, 0.8605, 0.8698, 0.8577, 0.854, 0.8521, 0.8592, 0.8786, 0.8802, 0.8602, 0.8593, 0.8719, 0.858, 0.8595, 0.8666, 0.8793, 0.8468, 0.9054, 0.8985, 0.9609, 0.8468], "yaxis": "y"}, {"hovertemplate": "variable=13<br>index=%{x}<br>value=%{y}<extra></extra>", "legendgroup": "13", "line": {"color": "#ab63fa", "dash": "solid"}, "marker": {"symbol": "circle"}, "mode": "lines", "name": "13", "orientation": "v", "showlegend": true, "type": "scatter", "x": [0, 1, 2, 3, 4, 5, 6, 7, 8, 9, 10, 11, 12, 13, 14, 15, 16, 17, 18, 19, 20, 21, 22, 23, 24, 25, 26, 27, 28, 29, 30, 31, 32, 33, 34], "xaxis": "x", "y": [0.909, 0.909, 0.909, 0.909, 0.9204, 0.9127, 0.9212, 0.919, 0.9122, 0.9111, 0.913, 0.9066, 0.911, 0.9108, 0.9111, 0.9077, 0.9132, 0.9173, 0.9108, 0.9102, 0.9101, 0.9101, 0.9212, 0.9179, 0.9111, 0.9194, 0.9222, 0.9158, 0.9143, 0.9196, 0.9063, 0.9227, 0.9362, 0.9695, 0.9063], "yaxis": "y"}, {"hovertemplate": "variable=14<br>index=%{x}<br>value=%{y}<extra></extra>", "legendgroup": "14", "line": {"color": "#FFA15A", "dash": "solid"}, "marker": {"symbol": "circle"}, "mode": "lines", "name": "14", "orientation": "v", "showlegend": true, "type": "scatter", "x": [0, 1, 2, 3, 4, 5, 6, 7, 8, 9, 10, 11, 12, 13, 14, 15, 16, 17, 18, 19, 20, 21, 22, 23, 24, 25, 26, 27, 28, 29, 30, 31, 32, 33, 34], "xaxis": "x", "y": [0.7608, 0.7606, 0.7603, 0.7604, 0.7606, 0.7606, 0.7611, 0.7603, 0.7607, 0.7607, 0.7684, 0.7682, 0.7737, 0.7708, 0.7665, 0.7648, 0.7649, 0.7726, 0.7774, 0.7886, 0.7847, 0.7739, 0.7594, 0.7705, 0.7724, 0.7686, 0.7682, 0.7787, 0.7655, 0.7672, 0.7596, 0.7814, 0.7826, 0.8887, 0.7596], "yaxis": "y"}, {"hovertemplate": "variable=15<br>index=%{x}<br>value=%{y}<extra></extra>", "legendgroup": "15", "line": {"color": "#19d3f3", "dash": "solid"}, "marker": {"symbol": "circle"}, "mode": "lines", "name": "15", "orientation": "v", "showlegend": true, "type": "scatter", "x": [0, 1, 2, 3, 4, 5, 6, 7, 8, 9, 10, 11, 12, 13, 14, 15, 16, 17, 18, 19, 20, 21, 22, 23, 24, 25, 26, 27, 28, 29, 30, 31, 32, 33, 34], "xaxis": "x", "y": [0.4756, 0.4735, 0.4736, 0.4735, 0.4843, 0.4873, 0.4897, 0.4732, 0.4829, 0.4759, 0.474, 0.4716, 0.4746, 0.4771, 0.4772, 0.4738, 0.4708, 0.4905, 0.4887, 0.5417, 0.5268, 0.4796, 0.481, 0.513, 0.4935, 0.4958, 0.4848, 0.4806, 0.4816, 0.5043, 0.4687, 0.5361, 0.5532, 0.6711, 0.4687], "yaxis": "y"}, {"hovertemplate": "variable=16<br>index=%{x}<br>value=%{y}<extra></extra>", "legendgroup": "16", "line": {"color": "#FF6692", "dash": "solid"}, "marker": {"symbol": "circle"}, "mode": "lines", "name": "16", "orientation": "v", "showlegend": true, "type": "scatter", "x": [0, 1, 2, 3, 4, 5, 6, 7, 8, 9, 10, 11, 12, 13, 14, 15, 16, 17, 18, 19, 20, 21, 22, 23, 24, 25, 26, 27, 28, 29, 30, 31, 32, 33, 34], "xaxis": "x", "y": [0.7735, 0.7736, 0.7734, 0.7913, 0.7861, 0.7932, 0.799, 0.7804, 0.7757, 0.7798, 0.7808, 0.7865, 0.7822, 0.7772, 0.7813, 0.7757, 0.7796, 0.7783, 0.7863, 0.7776, 0.777, 0.7767, 0.7768, 0.7866, 0.7793, 0.7954, 0.7961, 0.7788, 0.7851, 0.8106, 0.772, 0.8152, 0.7989, 0.9087, 0.772], "yaxis": "y"}, {"hovertemplate": "variable=17<br>index=%{x}<br>value=%{y}<extra></extra>", "legendgroup": "17", "line": {"color": "#B6E880", "dash": "solid"}, "marker": {"symbol": "circle"}, "mode": "lines", "name": "17", "orientation": "v", "showlegend": true, "type": "scatter", "x": [0, 1, 2, 3, 4, 5, 6, 7, 8, 9, 10, 11, 12, 13, 14, 15, 16, 17, 18, 19, 20, 21, 22, 23, 24, 25, 26, 27, 28, 29, 30, 31, 32, 33, 34], "xaxis": "x", "y": [0.7838, 0.7828, 0.7827, 0.7826, 0.7826, 0.783, 0.7826, 0.7901, 0.7872, 0.7977, 0.7962, 0.7939, 0.7877, 0.793, 0.7904, 0.8005, 0.8175, 0.8097, 0.7885, 0.7871, 0.7868, 0.8078, 0.7976, 0.7996, 0.8103, 0.8035, 0.7963, 0.7845, 0.7897, 0.7935, 0.7818, 0.8387, 0.8169, 0.8783, 0.7818], "yaxis": "y"}, {"hovertemplate": "variable=18<br>index=%{x}<br>value=%{y}<extra></extra>", "legendgroup": "18", "line": {"color": "#FF97FF", "dash": "solid"}, "marker": {"symbol": "circle"}, "mode": "lines", "name": "18", "orientation": "v", "showlegend": true, "type": "scatter", "x": [0, 1, 2, 3, 4, 5, 6, 7, 8, 9, 10, 11, 12, 13, 14, 15, 16, 17, 18, 19, 20, 21, 22, 23, 24, 25, 26, 27, 28, 29, 30, 31, 32, 33, 34], "xaxis": "x", "y": [0.8453, 0.8448, 0.845, 0.8447, 0.8446, 0.8445, 0.8448, 0.8451, 0.8449, 0.8452, 0.845, 0.8447, 0.8451, 0.8446, 0.8447, 0.8451, 0.8446, 0.8496, 0.85, 0.8529, 0.8522, 0.8539, 0.8637, 0.8551, 0.8559, 0.8531, 0.8619, 0.8629, 0.8736, 0.8737, 0.8442, 0.8532, 0.8713, 0.9197, 0.8442], "yaxis": "y"}, {"hovertemplate": "variable=19<br>index=%{x}<br>value=%{y}<extra></extra>", "legendgroup": "19", "line": {"color": "#FECB52", "dash": "solid"}, "marker": {"symbol": "circle"}, "mode": "lines", "name": "19", "orientation": "v", "showlegend": true, "type": "scatter", "x": [0, 1, 2, 3, 4, 5, 6, 7, 8, 9, 10, 11, 12, 13, 14, 15, 16, 17, 18, 19, 20, 21, 22, 23, 24, 25, 26, 27, 28, 29, 30, 31, 32, 33, 34], "xaxis": "x", "y": [0.8596, 0.8587, 0.8589, 0.859, 0.8588, 0.859, 0.8581, 0.8618, 0.8627, 0.8646, 0.8635, 0.8648, 0.8658, 0.8627, 0.8618, 0.8581, 0.8586, 0.8609, 0.8604, 0.8621, 0.8702, 0.8718, 0.8611, 0.8724, 0.8632, 0.8598, 0.8618, 0.8682, 0.8656, 0.8613, 0.8582, 0.8905, 0.9091, 0.9562, 0.8582], "yaxis": "y"}], "layout": {"legend": {"title": {"text": "variable"}, "tracegroupgap": 0}, "title": {"text": "Inject at 30+34 + index"}, "xaxis": {"anchor": "y", "domain": [0, 1], "title": {"text": "Position"}}, "yaxis": {"anchor": "x", "domain": [0, 1], "title": {"text": "KL div recovery"}}}}
